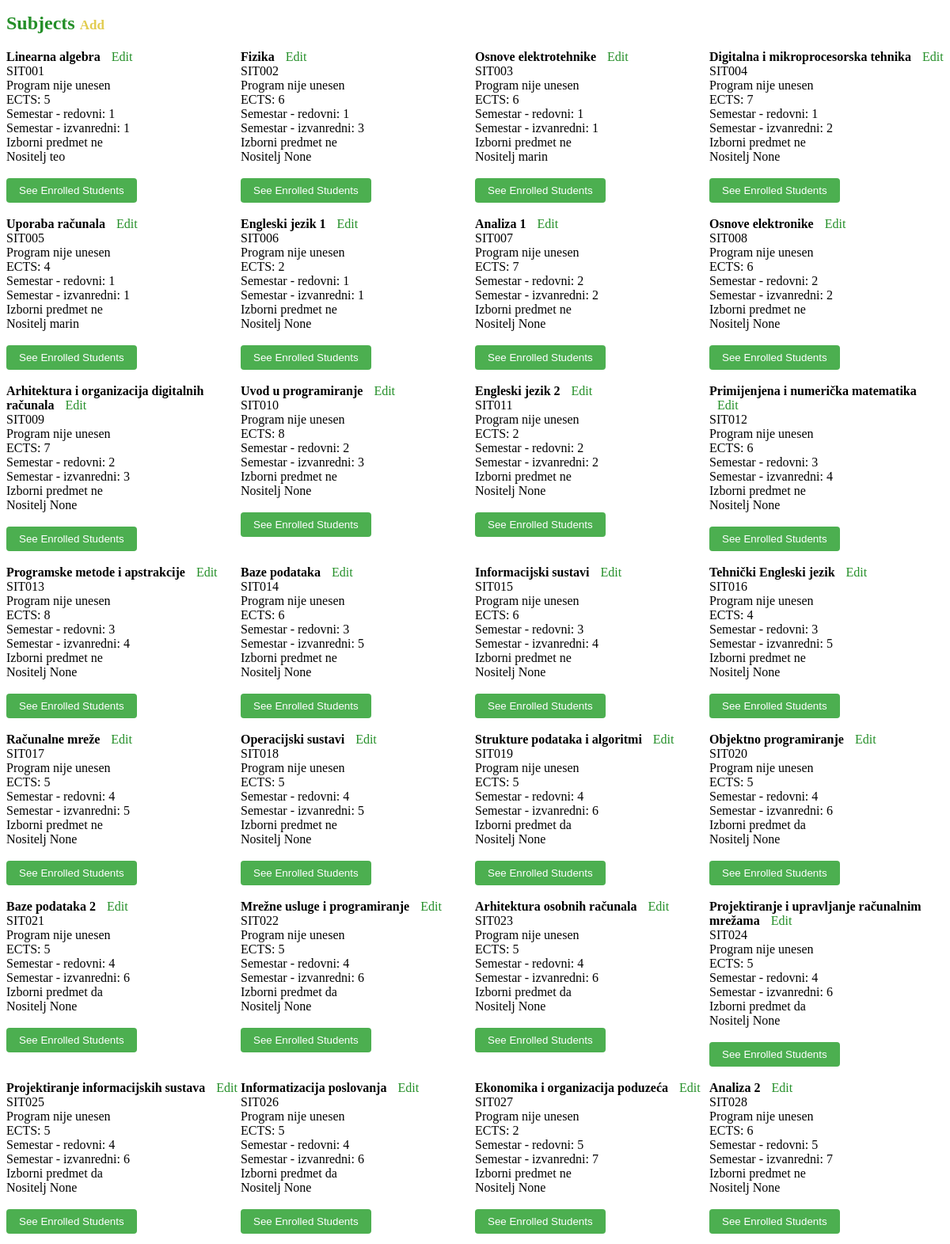
Screenshot of /subject_list/ (upper part) with the database file from the repository.
### app_1/models.py (models this page shows, shortened)
class Predmeti(models.Model):
    IZBORNI = (('DA', 'da'), ('NE', 'ne'))
    STATUS = (('upis', 'upisan'), ('da', 'polozen'), ('ne', 'izgubio potpis'))
    name = models.CharField(max_length=50)
    kod = models.CharField(max_length=50)
    program = models.CharField(max_length=50)
    ects = models.IntegerField()
    sem_red = models.IntegerField()
    sem_izv = models.IntegerField()
    izborni = models.CharField(max_length=50, choices=IZBORNI)
    nositelj = models.ForeignKey(Korisnici, on_delete=models.SET_NULL, null=True)

class Korisnici(AbstractUser):
    ROLES = (('prof', 'profesor'), ('stu', 'student'), ('admin', 'admin'))
    STATUS = (('none', 'None'), ('izv', 'izvanredni student'), ('red', 'redovni student'))
    role = models.CharField(max_length=50, choices=ROLES)
    status = models.CharField(max_length=50, choices=STATUS)

### app_1/views.py (the view)
# urls.py: path('subject_list/', views.get_subject_list, name='subject_list'),
def get_subject_list(request):
    subjects = Predmeti.objects.all()
    return render(request, 'subject_list.html', {'subjects': subjects})

### app_1/templates/subject_list.html (shortened to what this page needs)
{% extends 'base.html' %}
{% block subject_list %}
  <h1>Subjects <a href="{% url 'add_subject' %}" class="add-link">Add</a></h1>
  <div class="subject-container">
    {% for subject in subjects %}
      <div class="subject-item">
        <h4>{{ subject.name }}</h4>
        <a href="{% url 'edit_subject' subject.id %}" class="edit-link">Edit</a> <br>
        {{ subject.kod }} <br>
        {{ subject.program }}<br>
        ECTS: {{ subject.ects }}<br>
        Semestar - redovni: {{ subject.sem_red }}<br>
        Semestar - izvanredni: {{ subject.sem_izv }}<br>
        Izborni predmet {{ subject.get_izborni_display }}<br>
        Nositelj {{ subject.nositelj }}<br> <br>
          <form method="post" action="{% url 'enrolled_students_list' subject.id %}">
            <button type="submit" class="enrolled-students-button">See Enrolled Students</button>
          </form>
        <br>
      </div>
    {% endfor %}
  </div>
{% endblock %}

### app_1/templates/base.html (shortened to what this page needs)
<!DOCTYPE html>
<html lang="en">
<head>
</head>
<body>
   {% block subject_list %}
   {% endblock %}
</body>
</html>

### app_1/templates/subject_list.html (style rules this page uses)
h1 { color: #248f28; font-size: 24px; margin-bottom: 20px; }
h4 { display: inline; }
.subject-container { display: flex; flex-wrap: wrap; margin-bottom: 20px; }
.subject-item { width: 25%; }
.edit-link { display: inline; margin-left: 10px; color: #248f28; text-decoration: none; }
.enrolled-students-button { background-color: #4CAF50; color: white; padding: 8px 16px; border: none; border-radius: 4px; cursor: pointer; }
.add-link { font-size: 17px; color: #e2cc4f; text-decoration: none; }

### rows the page displays
Predmeti: name "Linearna algebra", kod "SIT001", program "Program nije unesen", ects "5", sem_red "1", sem_izv "1", izborni "ne", nositelj "teo"
Predmeti: name "Fizika", kod "SIT002", program "Program nije unesen", ects "6", sem_red "1", sem_izv "3", izborni "ne", nositelj "None"
Predmeti: name "Osnove elektrotehnike", kod "SIT003", program "Program nije unesen", ects "6", sem_red "1", sem_izv "1", izborni "ne", nositelj "marin"
Predmeti: name "Digitalna i mikroprocesorska tehnika", kod "SIT004", program "Program nije unesen", ects "7", sem_red "1", sem_izv "2", izborni "ne", nositelj "None"
Predmeti: name "Uporaba računala", kod "SIT005", program "Program nije unesen", ects "4", sem_red "1", sem_izv "1", izborni "ne", nositelj "marin"
Predmeti: name "Engleski jezik 1", kod "SIT006", program "Program nije unesen", ects "2", sem_red "1", sem_izv "1", izborni "ne", nositelj "None"
Predmeti: name "Analiza 1", kod "SIT007", program "Program nije unesen", ects "7", sem_red "2", sem_izv "2", izborni "ne", nositelj "None"
Predmeti: name "Osnove elektronike", kod "SIT008", program "Program nije unesen", ects "6", sem_red "2", sem_izv "2", izborni "ne", nositelj "None"
Predmeti: name "Arhitektura i organizacija digitalnih računala", kod "SIT009", program "Program nije unesen", ects "7", sem_red "2", sem_izv "3", izborni "ne", nositelj "None"
Predmeti: name "Uvod u programiranje", kod "SIT010", program "Program nije unesen", ects "8", sem_red "2", sem_izv "3", izborni "ne", nositelj "None"
Predmeti: name "Engleski jezik 2", kod "SIT011", program "Program nije unesen", ects "2", sem_red "2", sem_izv "2", izborni "ne", nositelj "None"
Predmeti: name "Primijenjena i numerička matematika", kod "SIT012", program "Program nije unesen", ects "6", sem_red "3", sem_izv "4", izborni "ne", nositelj "None"
Predmeti: name "Programske metode i apstrakcije", kod "SIT013", program "Program nije unesen", ects "8", sem_red "3", sem_izv "4", izborni "ne", nositelj "None"
Predmeti: name "Baze podataka", kod "SIT014", program "Program nije unesen", ects "6", sem_red "3", sem_izv "5", izborni "ne", nositelj "None"
Predmeti: name "Informacijski sustavi", kod "SIT015", program "Program nije unesen", ects "6", sem_red "3", sem_izv "4", izborni "ne", nositelj "None"
Predmeti: name "Tehnički Engleski jezik", kod "SIT016", program "Program nije unesen", ects "4", sem_red "3", sem_izv "5", izborni "ne", nositelj "None"
Predmeti: name "Računalne mreže", kod "SIT017", program "Program nije unesen", ects "5", sem_red "4", sem_izv "5", izborni "ne", nositelj "None"
Predmeti: name "Operacijski sustavi", kod "SIT018", program "Program nije unesen", ects "5", sem_red "4", sem_izv "5", izborni "ne", nositelj "None"
Predmeti: name "Strukture podataka i algoritmi", kod "SIT019", program "Program nije unesen", ects "5", sem_red "4", sem_izv "6", izborni "da", nositelj "None"
Predmeti: name "Objektno programiranje", kod "SIT020", program "Program nije unesen", ects "5", sem_red "4", sem_izv "6", izborni "da", nositelj "None"
Predmeti: name "Baze podataka 2", kod "SIT021", program "Program nije unesen", ects "5", sem_red "4", sem_izv "6", izborni "da", nositelj "None"
Predmeti: name "Mrežne usluge i programiranje", kod "SIT022", program "Program nije unesen", ects "5", sem_red "4", sem_izv "6", izborni "da", nositelj "None"
Predmeti: name "Arhitektura osobnih računala", kod "SIT023", program "Program nije unesen", ects "5", sem_red "4", sem_izv "6", izborni "da", nositelj "None"
Predmeti: name "Projektiranje i upravljanje računalnim mrežama", kod "SIT024", program "Program nije unesen", ects "5", sem_red "4", sem_izv "6", izborni "da", nositelj "None"
Predmeti: name "Projektiranje informacijskih sustava", kod "SIT025", program "Program nije unesen", ects "5", sem_red "4", sem_izv "6", izborni "da", nositelj "None"
Predmeti: name "Informatizacija poslovanja", kod "SIT026", program "Program nije unesen", ects "5", sem_red "4", sem_izv "6", izborni "da", nositelj "None"
Predmeti: name "Ekonomika i organizacija poduzeća", kod "SIT027", program "Program nije unesen", ects "2", sem_red "5", sem_izv "7", izborni "ne", nositelj "None"
Predmeti: name "Analiza 2", kod "SIT028", program "Program nije unesen", ects "6", sem_red "5", sem_izv "7", izborni "ne", nositelj "None"
